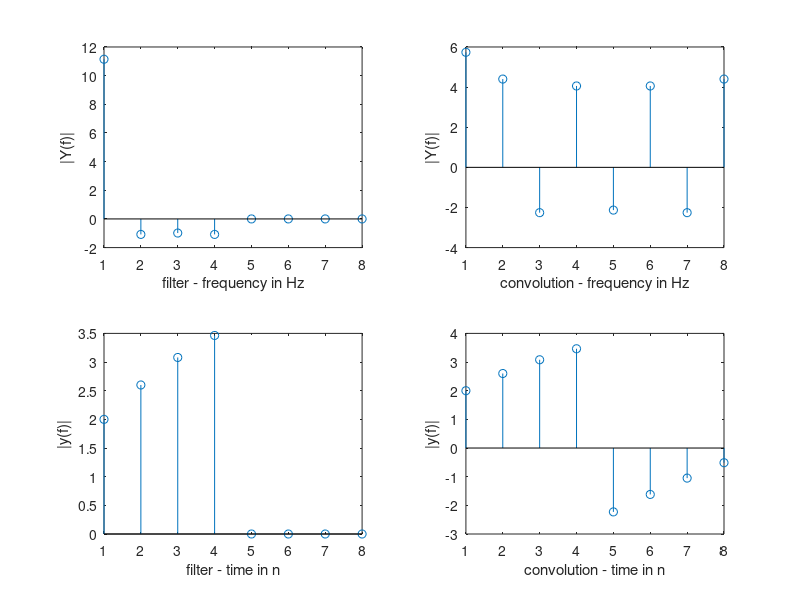

MATLAB code to generate this figure:
clear();
n=input('enter the number of term of h[n] = ');
 
x=[2 3 4 5];

a=[1];
h(1) = 1;
for i=2:n
    h(i)=-1/4*0.8^(i-1);
end

fout=filter(h,a,x);
cout=conv(h,x);
FOUT=fft(fout)
COUT=fft(cout)
 
%nF=1:length(x);
nC=1:n+length(x)-1;

% fill '0' for the filter. Because the length of filter is same as input.
for ex=length(x)+1:n+length(x)-1
   fout(ex) = 0; 
   FOUT(ex) = 0; 
end
 
% freq. domain. (Up)
subplot(2,2,1); stem(nC,FOUT);
xlabel('filter - frequency in Hz'); ylabel('|Y(f)|');
subplot(2,2,2); stem(nC,COUT);
xlabel('convolution - frequency in Hz'); ylabel('|Y(f)|');
% time domain. (Down)
subplot(2,2,3); stem(nC,fout);
xlabel('filter - time in n'); ylabel('|y(f)|');
subplot(2,2,4); stem(nC,cout);
xlabel('convolution - time in n'); ylabel('|y(f)|');
